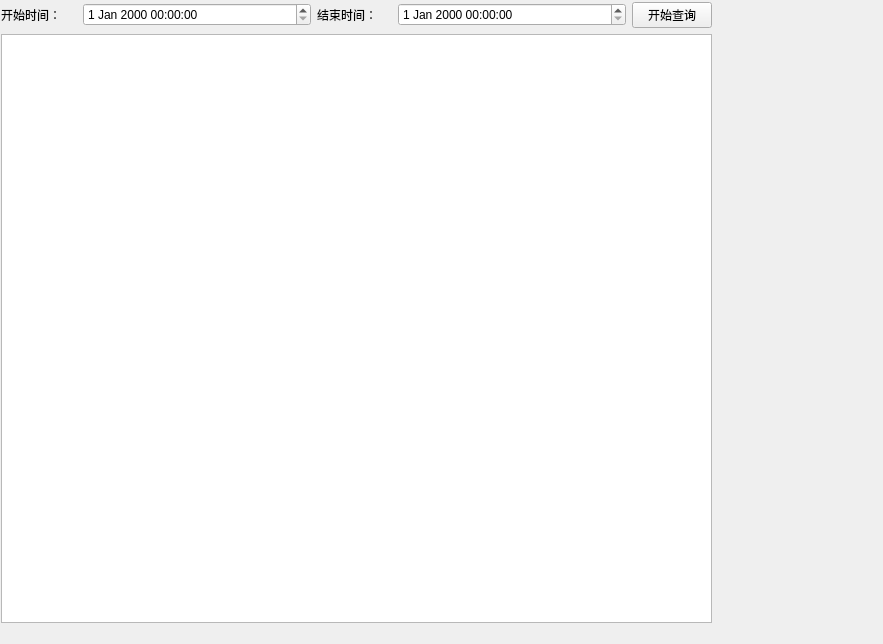
<?xml version="1.0" encoding="UTF-8"?>
<ui version="4.0">
 <class>SqliteData</class>
 <widget class="QWidget" name="SqliteData">
  <property name="geometry">
   <rect>
    <x>0</x>
    <y>0</y>
    <width>883</width>
    <height>644</height>
   </rect>
  </property>
  <property name="windowTitle">
   <string>Form</string>
  </property>
  <widget class="QWidget" name="">
   <property name="geometry">
    <rect>
     <x>1</x>
     <y>2</y>
     <width>711</width>
     <height>621</height>
    </rect>
   </property>
   <layout class="QVBoxLayout" name="verticalLayout" stretch="0,0">
    <item>
     <layout class="QHBoxLayout" name="horizontalLayout" stretch="1,3,1,3,1">
      <item>
       <widget class="QLabel" name="label">
        <property name="text">
         <string>开始时间：</string>
        </property>
       </widget>
      </item>
      <item>
       <widget class="QDateTimeEdit" name="dateTimeEdit"/>
      </item>
      <item>
       <widget class="QLabel" name="label_2">
        <property name="text">
         <string>结束时间：</string>
        </property>
       </widget>
      </item>
      <item>
       <widget class="QDateTimeEdit" name="dateTimeEdit_2"/>
      </item>
      <item>
       <widget class="QPushButton" name="pushButton">
        <property name="text">
         <string>开始查询</string>
        </property>
       </widget>
      </item>
     </layout>
    </item>
    <item>
     <widget class="QTableView" name="tableView"/>
    </item>
   </layout>
  </widget>
 </widget>
 <resources/>
 <connections/>
</ui>
